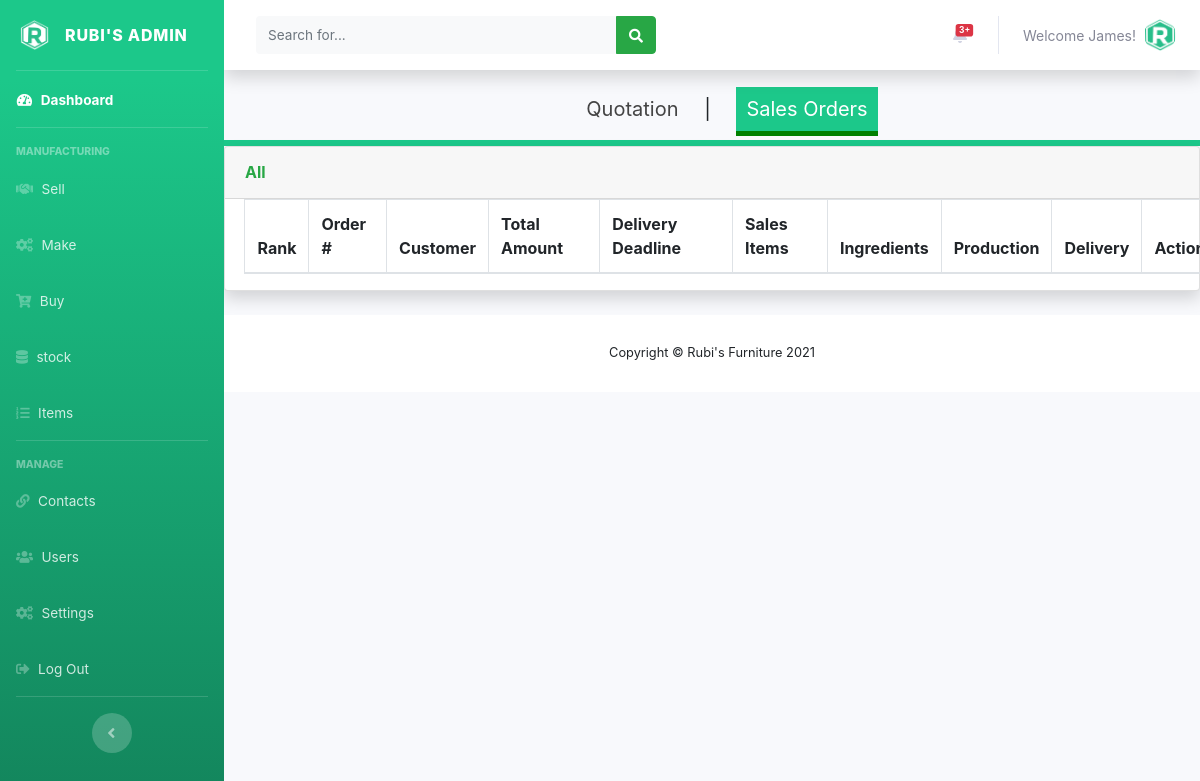
Before: /admin/sellsorders.php (signed in) with the older database file.
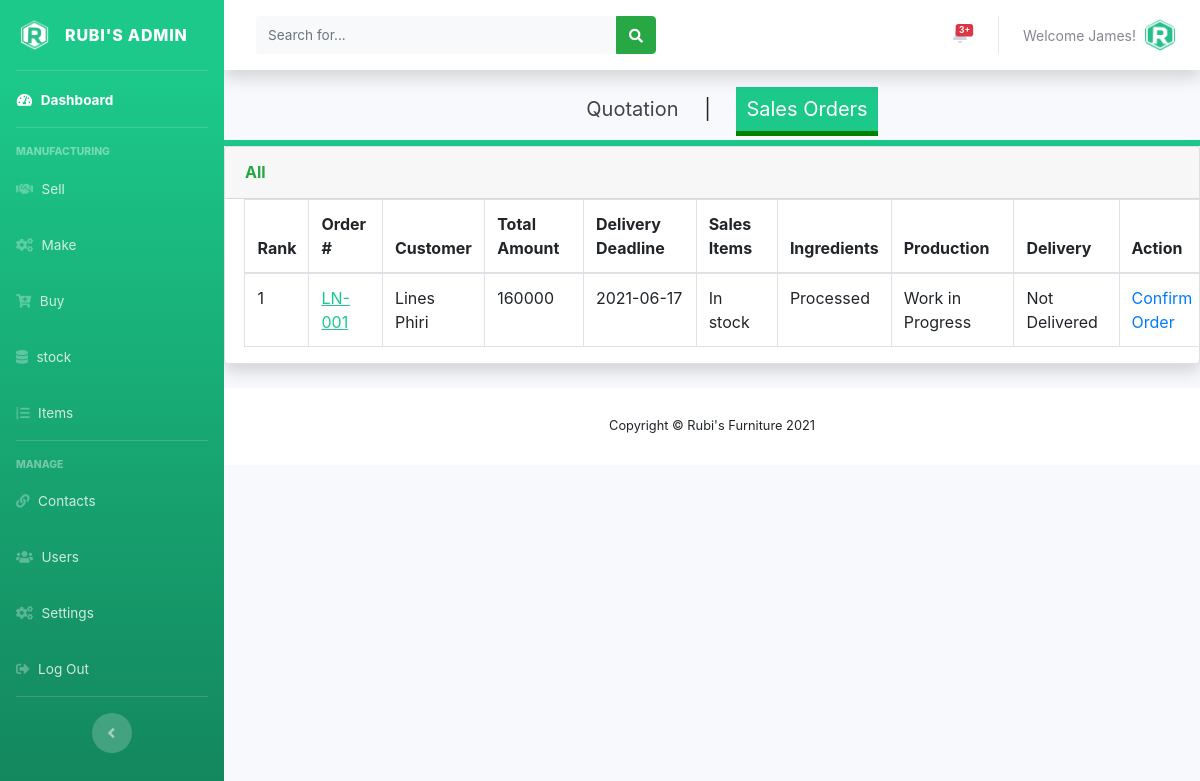
After: the same page with the newer database file.
### tables this page shows
CREATE TABLE IF NOT EXISTS `users` (
  `user_id` int(11) NOT NULL AUTO_INCREMENT,
  `full_name` varchar(150) NOT NULL,
  `user_name` varchar(120) NOT NULL,
  `user_password` varchar(250) NOT NULL,
  `email` varchar(120) NOT NULL,
  `role` int(10) NOT NULL,
  `date_created` timestamp NOT NULL DEFAULT CURRENT_TIMESTAMP,
  PRIMARY KEY (`user_id`),
  KEY `role` (`role`)
);

CREATE TABLE IF NOT EXISTS `tbl_sales_orders` (
  `id` int(11) NOT NULL AUTO_INCREMENT,
  `order_number` varchar(150) NOT NULL,
  `item` int(11) NOT NULL,
  `customer_name` varchar(150) NOT NULL,
  `total_amount` int(11) NOT NULL,
  `delivery_deadline` varchar(150) NOT NULL,
  `order_status` int(11) NOT NULL DEFAULT '0',
  PRIMARY KEY (`id`)
);

### admin/sellsorders.php (the view, shortened to what this page needs)
<?php
include('../includes/config.php');
if (empty($_SESSION['user_id'])){
  header('Location: ../index.php');
}
else{
  include('includes/header.php');
  include('includes/navbar.php');
  include('includes/topbar.php');
  ?>
  <div class="nav1">
    <ul>
      <li><a href="sellsquote.php">Quotation</a></li>
      <li>|</li>
      <li><a href="sellsorders.php" class="active1" style="color:#FFFFFF;  background: #1cc88a;">Sales Orders</a></li>
    </ul>
  </div>
  <div class="card shadow mb-4">
    <div class="card-header py-3">
      <h6 class="m-0 font-weight-bold text-success">All</h6>
    </div>
    <div class="table-responsive">
      <?php
      $sql = "SELECT * FROM tbl_sales_orders WHERE order_status = 1";
      $querry=$dbconn->prepare($sql);
      $querry->execute();
      $rows = $querry->fetchAll(PDO::FETCH_OBJ);
      $count = $querry->rowCount();
      $cnt = 1;?>
      <table class="table table-bordered" id="dataTable" width="120%" cellspacing="0">
        <thead>
          <tr>
            <th>Rank</th>
            <th>Order #</th>
            <th>Customer</th>
            <th>Total Amount</th>
            <th>Delivery Deadline</th>
            <th>Sales Items</th>
            <th>Ingredients</th>
            <th>Production</th>
            <th>Delivery</th>
            <th>Action</th>
          </tr>
        </thead>
        <tbody>
          <?php if($count > 0)
              {
                foreach($rows as $row) {
                  ?>
          <tr>
            <td><?php echo($cnt);?></td>
            <td><a href="#" class="prod" style="color: #1cc88a;"><?php echo htmlentities($row->order_number);?></a></td>
            <td><?php echo htmlentities($row->customer_name);?></td>
            <td><?php echo htmlentities($row->total_amount);?></td>
            <td><?php echo htmlentities($row->delivery_deadline);?></td>
            <td>In stock</td>
            <td>Processed </td>
            <td>Work in Progress</td>
            <td>Not Delivered</td>
            <td><a href="#">Confirm Order</a></td>
          </tr>
            <?php $cnt++;}}?>
        </tbody>
      </table>
    </div>
  </div>
  <?php
  include('includes/footer.php');
}?>

### admin/includes/topbar.php (shortened to what this page needs)
<div id="content-wrapper" class="d-flex flex-column">
  <div id="content">
    <nav class="navbar navbar-expand navbar-light bg-white topbar mb-4 static-top shadow">
      <form
      class="d-none d-sm-inline-block form-inline mr-auto ml-md-3 my-2 my-md-0 mw-100 navbar-search">
      <div class="input-group">
        <input type="text" class="form-control bg-light border-0 small" placeholder="Search for..."
        aria-label="Search" aria-describedby="basic-addon2">
        <div class="input-group-append">
          <button class="btn btn-success" type="button">
            <i class="fas fa-search fa-sm"></i>
          </button>
        </div>
      </div>
    </form>
    <ul class="navbar-nav ml-auto">
  <li class="nav-item dropdown no-arrow mx-1">
    <a class="nav-link dropdown-toggle" href="#" id="alertsDropdown" role="button"
    data-toggle="dropdown" aria-haspopup="true" aria-expanded="false">
    <span class="badge badge-danger badge-counter">3+</span>
  </a>
</li>
<li class="nav-item dropdown no-arrow">
  <a class="nav-link dropdown-toggle" href="#" id="userDropdown" role="button"
  data-toggle="dropdown" aria-haspopup="true" aria-expanded="false">
  <?php
  $staff_id = $_SESSION['user_id'];
  $sql = "SELECT user_name FROM users WHERE user_id = :staff_id";
  $querry=$dbconn->prepare($sql);
  $querry->bindParam(':staff_id', $staff_id, PDO::PARAM_INT);
  $querry->execute();
  $rows = $querry->fetchAll(PDO::FETCH_ASSOC);
  $count = $querry->rowCount();
  if($count > 0)
  {
    foreach($rows as $row) {?>
      <span class="mr-2 d-none d-lg-inline text-gray-600 small"><?php echo htmlentities('Welcome'."  ".$row['user_name'].'!') ?></span>
    <?php }
  }?>
  <img class="img-profile rounded-circle"
  src="../assets/img/logo/rubi_icon.png">
</a>
</li>
</ul>
</nav>

Changed rows visible on the page:
added tbl_sales_orders: order_number "LN-001", customer_name "Lines Phiri", total_amount "160000", delivery_deadline "2021-06-17"
